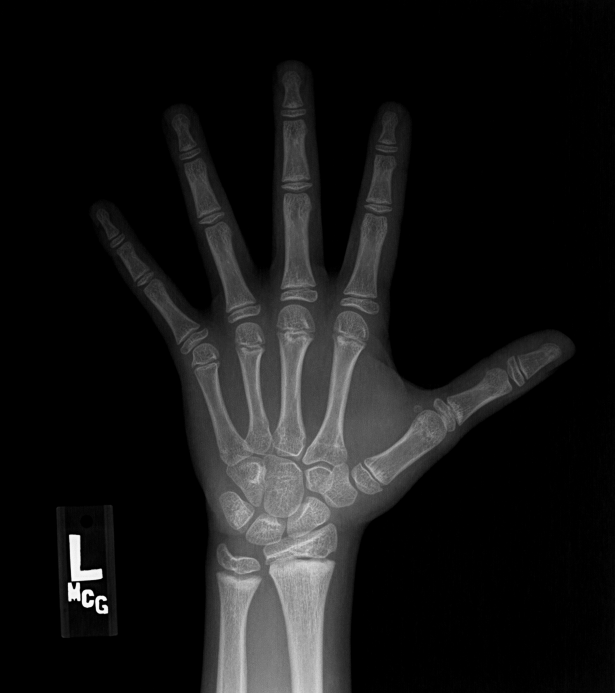
#> input picture backend/test/14717.png, 1230 x 1386 px (shown at 1/2 size)
$ python test_test_folder.py
#> lines starting #> are read from the running program, lines starting #| are printed output that depends on the picture; after the words box and inside, x2 and y2 are one past the last pixel; in counts of white or black regions, pixels touching at a corner belong together
### backend/dp_bone_detector_v3.py
"""
DP灰度扩展骨骼检测器 V3
使用BFS/并查集(Union-Find)对灰度值进行聚类分块，并去重合并重叠区域

关键改进：
1. BFS聚类分块
2. Union-Find合并重叠的分块（去重）
3. 基于YOLO区域进行遮罩（避免YOLO和BFS重叠）
4. DP灰度扩展找到恰好23个骨骼
"""

import cv2
import numpy as np
from ultralytics import YOLO
from typing import List, Dict, Optional, Tuple
from collections import deque
import os


class DPV3BoneDetector:
    """
    DP灰度扩展骨骼检测器 V3
    添加去重和遮罩机制
    """

    def __init__(self, model_path: str = None, conf: float = 0.5, imgsz: int = 1024):
        if model_path is None:
            model_path = os.path.join(
                os.path.dirname(__file__),
                "app", "models", "recognize",
                "best.pt"
            )

        self.model_path = model_path
        self.conf = conf
        self.imgsz = imgsz
        self.model = None

        if os.path.exists(model_path):
            self.model = YOLO(model_path)
            print(f"✅ YOLO模型加载成功: {model_path}")

        self.class_names_cn = {
            'DistalPhalanx': '远节指骨',
            'MCP': '掌指关节',
            'MCPFirst': '拇指掌指关节',
            'MiddlePhalanx': '中节指骨',
            'ProximalPhalanx': '近节指骨',
            'Radius': '桡骨',
            'Ulna': '尺骨'
        }

    def detect(self, image: np.ndarray, target_count: int = 23) -> Dict:
        """DP灰度扩展检测流程 V3（带去重）"""
        try:
            orig_h, orig_w = image.shape[:2]
            gray = cv2.cvtColor(image, cv2.COLOR_BGR2GRAY) if len(image.shape) == 3 else image.copy()

            # Step 1: YOLO检测
            print("\nStep 1: YOLO检测...")
            yolo_results = self._yolo_detect(image)
            print(f"  YOLO检测到 {len(yolo_results['regions'])} 个骨骼")

            # 创建YOLO遮罩（用于排除已检测区域）
            yolo_mask = self._create_yolo_mask(gray, yolo_results['regions'])
            print(f"  YOLO遮罩已创建（排除 {np.sum(yolo_mask > 0) / (orig_h * orig_w) * 100:.1f}% 区域）")

            # Step 2: BFS聚类分块（仅在非YOLO区域）
            print("\nStep 2: BFS聚类分块（排除YOLO区域）...")
            initial_blocks = self._bfs_clustering_with_mask(gray, yolo_mask)
            print(f"  BFS初始分块（不含YOLO区域）: {len(initial_blocks)}")

            # Step 3: Union-Find去重合并重叠的分块
            print("\nStep 3: Union-Find去重合并重叠分块...")
            merged_blocks = self._union_find_merge(initial_blocks)
            print(f"  去重合并后: {len(merged_blocks)} 个独立骨骼")

            # Step 4: 学习初始灰度范围
            print("\nStep 4: 学习初始灰度范围...")
            initial_gray_range = self._learn_initial_gray_range(gray, yolo_results['regions'])
            print(f"  初始灰度范围: [{initial_gray_range[0]}, {initial_gray_range[1]}]")

            # Step 5: DP灰度扩展
            print(f"\nStep 5: DP灰度扩展，目标{target_count}个骨骼...")
            best_gray_range, dp_history = self._dp_gray_expansion_v3(
                gray,
                merged_blocks,
                yolo_results['regions'],
                initial_gray_range,
                target_count
            )
            print(f"  最佳灰度范围: [{best_gray_range[0]}, {best_gray_range[1]}]")
            print(f"  最终检测数量: {dp_history[-1][2] if dp_history else 0}")

            # Step 6: 使用最佳灰度范围检测
            print("\nStep 6: 使用最佳灰度范围检测...")
            regions = self._detect_with_gray_range(gray, best_gray_range, merged_blocks)
            print(f"  检测到 {len(regions)} 个骨骼")

            # Step 7: 合并YOLO和BFS结果
            print("\nStep 7: 合并YOLO和BFS检测结果...")
            all_regions = yolo_results['regions'] + regions
            hand_side = self._detect_hand_side(all_regions)

            return {
                'success': True,
                'hand_side': hand_side,
                'total_regions': len(all_regions),
                'yolo_count': len(yolo_results['regions']),
                'bfs_count': len(regions),
                'initial_gray_range': initial_gray_range,
                'best_gray_range': best_gray_range,
                'regions': all_regions,
                'dp_history': dp_history,
                'merged_blocks': len(merged_blocks)
            }

        except Exception as e:
            return {'success': False, 'error': str(e), 'regions': []}

    # [188 lines left out: functions _create_yolo_mask, _bfs_clustering_with_mask, _union_find_merge, not called in this run]

    def _yolo_detect(self, image: np.ndarray) -> Dict:
        """YOLO检测"""
        orig_h, orig_w = image.shape[:2]
        resized_image = cv2.resize(image, (self.imgsz, self.imgsz), interpolation=cv2.INTER_LINEAR)

        results = self.model.predict(resized_image, imgsz=self.imgsz, conf=self.conf, verbose=False)

        if not results or len(results) == 0:
            return {'regions': [], 'hand_side': 'unknown'}

        result = results[0]
        boxes = result.boxes

        if boxes is None or len(boxes) == 0:
            return {'regions': [], 'hand_side': 'unknown'}

        regions = []
        scale_x = orig_w / self.imgsz
        scale_y = orig_h / self.imgsz

        for box in boxes:
            cls_id = int(box.cls[0])
            cls_name = result.names[cls_id]
            cls_name_cn = self.class_names_cn.get(cls_name, cls_name)

            x1, y1, x2, y2 = box.xyxy[0].cpu().numpy()
            x1_orig = int(x1 * scale_x)
            y1_orig = int(y1 * scale_y)
            x2_orig = int(x2 * scale_x)
            y2_orig = int(y2 * scale_y)

            cx = (x1_orig + x2_orig) // 2
            cy = (y1_orig + y2_orig) // 2

            regions.append({
                'label': cls_name,
                'label_cn': cls_name_cn,
                'centroid': (cx, cy),
                'bbox_coords': (x1_orig, y1_orig, x2_orig, y2_orig),
                'area': (x2_orig - x1_orig) * (y2_orig - y1_orig),
                'confidence': float(box.conf[0])
            })

        return {'regions': regions, 'hand_side': self._detect_hand_side(regions)}

    # [278 lines left out: functions _learn_initial_gray_range, _dp_gray_expansion_v3, _detect_with_gray_range, _detect_hand_side, visualize, test_dp_v3_detector, not called in this run]


# [2 lines that do not run on import are left out]

### backend/yolo_bone_detector.py
"""
使用YOLO模型直接识别所有手部骨骼关节
基于用户训练的best.pt模型
"""

import cv2
import numpy as np
from ultralytics import YOLO
from typing import List, Dict, Optional, Tuple
import os


class YOLOBoneDetector:
    """
    使用YOLO模型直接识别所有骨骼关节
    """

    def __init__(self, model_path: str = None, conf: float = 0.5, imgsz: int = 1024):
        """
        初始化YOLO骨骼检测器

        Args:
            model_path: 模型路径，默认使用best.pt
            conf: 置信度阈值
            imgsz: 输入图像尺寸
        """
        if model_path is None:
            model_path = os.path.join(
                os.path.dirname(__file__),
                "app", "models", "recognize", "best.pt"
            )

        self.model_path = model_path
        self.conf = conf
        self.imgsz = imgsz

        # 加载模型
        if os.path.exists(model_path):
            self.model = YOLO(model_path)
            print(f"✅ YOLO模型加载成功: {model_path}")
        else:
            print(f"❌ 模型文件不存在: {model_path}")
            self.model = None

        # 骨骼类别名称映射（中英文）
        self.class_names_cn = {
            'DistalPhalanx': '远节指骨',
            'MCP': '掌指关节',
            'MCPFirst': '拇指掌指关节',
            'MiddlePhalanx': '中节指骨',
            'ProximalPhalanx': '近节指骨',
            'Radius': '桡骨',
            'Ulna': '尺骨'
        }

    def detect(self, image: np.ndarray, hand_side: Optional[str] = None) -> Dict:
        """
        使用YOLO检测所有骨骼关节

        Args:
            image: 输入图像
            hand_side: 手性（可选，'left' 或 'right'）

        Returns:
            检测结果字典
        """
        if self.model is None:
            return {
                'success': False,
                'error': '模型未加载',
                'regions': []
            }

        try:
            # 保存原始尺寸
            orig_h, orig_w = image.shape[:2]

            # resize到1024x1024
            resized_image = cv2.resize(image, (self.imgsz, self.imgsz), interpolation=cv2.INTER_LINEAR)

            # YOLO推理
            results = self.model.predict(
                resized_image,
                imgsz=self.imgsz,
                conf=self.conf,
                verbose=False
            )

            if not results or len(results) == 0:
                return {
                    'success': False,
                    'error': 'YOLO未检测到任何对象',
                    'regions': [],
                    'hand_side': hand_side or 'unknown'
                }

            result = results[0]
            boxes = result.boxes

            if boxes is None or len(boxes) == 0:
                return {
                    'success': False,
                    'error': 'YOLO未检测到任何对象',
                    'regions': [],
                    'hand_side': hand_side or 'unknown'
                }

            # 解析检测结果
            regions = []
            scale_x = orig_w / self.imgsz
            scale_y = orig_h / self.imgsz

            for box in boxes:
                # 获取类别
                cls_id = int(box.cls[0])
                cls_name = result.names[cls_id]
                cls_name_cn = self.class_names_cn.get(cls_name, cls_name)

                # 获取边界框坐标（归一化到1024x1024）
                x1, y1, x2, y2 = box.xyxy[0].cpu().numpy()

                # 映射回原始尺寸
                x1_orig = int(x1 * scale_x)
                y1_orig = int(y1 * scale_y)
                x2_orig = int(x2 * scale_x)
                y2_orig = int(y2 * scale_y)

                # 计算中心点
                cx = (x1_orig + x2_orig) // 2
                cy = (y1_orig + y2_orig) // 2

                # 计算面积
                area = (x2_orig - x1_orig) * (y2_orig - y1_orig)

                # 获取置信度
                confidence = float(box.conf[0])

                regions.append({
                    'label': cls_name,
                    'label_cn': cls_name_cn,
                    'centroid': (cx, cy),
                    'bbox': (x1_orig, y1_orig, x2_orig - x1_orig, y2_orig - y1_orig),
                    'bbox_coords': (x1_orig, y1_orig, x2_orig, y2_orig),
                    'area': area,
                    'confidence': confidence,
                    'class_id': cls_id
                })

            # 自动判断手性（基于桡骨和尺骨位置）
            if hand_side is None:
                hand_side = self._detect_hand_side(regions)

            return {
                'success': True,
                'hand_side': hand_side,
                'total_regions': len(regions),
                'regions': regions
            }

        except Exception as e:
            return {
                'success': False,
                'error': str(e),
                'regions': []
            }

    # [167 lines left out: functions _detect_hand_side, visualize, test_yolo_detector, not called in this run]


# [2 lines that do not run on import are left out]

### backend/hybrid_yolo_cv_detector.py
"""
混合检测方案：YOLO + 传统CV
1. YOLO识别21个骨骼关节
2. 学习这21个骨骼的灰度特征
3. 排除这21个区域
4. 用扫描线和FloodFill找剩余的2个腕骨
"""

import cv2
import numpy as np
from ultralytics import YOLO
from typing import List, Dict, Optional, Tuple, Set
from collections import deque
import os


class HybridBoneDetector:
    """
    混合骨骼检测器
    结合YOLO的准确性和传统CV的补充能力
    """

    def __init__(self, model_path: str = None, conf: float = 0.5, imgsz: int = 1024):
        """初始化"""
        if model_path is None:
            model_path = os.path.join(
                os.path.dirname(__file__),
                "app", "models", "recognize", "best.pt"
            )

        self.model_path = model_path
        self.conf = conf
        self.imgsz = imgsz
        self.model = None

        if os.path.exists(model_path):
            self.model = YOLO(model_path)
            print(f"✅ YOLO模型加载成功: {model_path}")

        self.class_names_cn = {
            'DistalPhalanx': '远节指骨',
            'MCP': '掌指关节',
            'MCPFirst': '拇指掌指关节',
            'MiddlePhalanx': '中节指骨',
            'ProximalPhalanx': '近节指骨',
            'Radius': '桡骨',
            'Ulna': '尺骨'
        }

    def detect(self, image: np.ndarray) -> Dict:
        """
        混合检测流程
        """
        if self.model is None:
            return {'success': False, 'error': '模型未加载', 'regions': []}

        try:
            orig_h, orig_w = image.shape[:2]
            gray = cv2.cvtColor(image, cv2.COLOR_BGR2GRAY) if len(image.shape) == 3 else image.copy()

            # Step 1: YOLO检测21个骨骼
            print("Step 1: YOLO检测骨骼...")
            yolo_results = self._yolo_detect(image)
            print(f"  YOLO检测到 {len(yolo_results['regions'])} 个骨骼")

            # Step 2: 学习YOLO检测骨骼的灰度特征
            print("Step 2: 学习骨骼灰度特征...")
            bone_gray_info = self._learn_bone_gray_features(gray, yolo_results['regions'])
            print(f"  骨骼灰度范围: [{bone_gray_info['low']}, {bone_gray_info['high']}]")
            print(f"  骨骼灰度均值: {bone_gray_info['mean']:.2f}")
            print(f"  骨骼灰度标准差: {bone_gray_info['std']:.2f}")

            # Step 3: 排除YOLO检测区域
            print("Step 3: 排除已检测区域...")
            excluded_mask = self._create_exclusion_mask(gray, yolo_results['regions'])
            excluded_ratio = np.sum(excluded_mask > 0) / (gray.shape[0] * gray.shape[1]) * 100
            print(f"  排除区域比例: {excluded_ratio:.1f}%")

            # Step 4: 在剩余区域用FloodFill找腕骨
            print("Step 4: FloodFill检测剩余骨骼...")
            remaining_regions = self._floodfill_detect_remaining(gray, excluded_mask, bone_gray_info)
            print(f"  找到 {len(remaining_regions)} 个剩余骨骼")

            # Step 5: 合并结果
            print("Step 5: 合并检测结果...")
            all_regions = yolo_results['regions'] + remaining_regions

            # 判断手性
            hand_side = self._detect_hand_side(all_regions)

            return {
                'success': True,
                'hand_side': hand_side,
                'total_regions': len(all_regions),
                'yolo_regions': len(yolo_results['regions']),
                'remaining_regions': len(remaining_regions),
                'regions': all_regions,
                'bone_gray_info': bone_gray_info
            }

        except Exception as e:
            return {'success': False, 'error': str(e), 'regions': []}

    # [307 lines left out: functions _yolo_detect, _learn_bone_gray_features, _create_exclusion_mask, _floodfill_detect_remaining, _detect_hand_side, visualize and 1 more, not called in this run]


# [2 lines that do not run on import are left out]

### backend/test_test_folder.py
"""
测试test文件夹下的图片
测试YOLO、DP V3和Hybrid混合检测算法
"""

import cv2
import numpy as np
import os
from yolo_bone_detector import YOLOBoneDetector
from dp_bone_detector_v3 import DPV3BoneDetector
from hybrid_yolo_cv_detector import HybridBoneDetector

test_folder = "test"
output_folder = "test_results"

def create_comparison_visualization(image, results_list, titles, output_path):
    """创建对比可视化"""
    if len(image.shape) == 2:
        vis = cv2.cvtColor(image, cv2.COLOR_GRAY2BGR)
    else:
        vis = image.copy()

    n = len(results_list)
    h, w = vis.shape[:2]

    total_width = w * n
    total_height = h + 100

    comparison = np.zeros((total_height, total_width, 3), dtype=np.uint8)

    for i, (results, title) in enumerate(zip(results_list, titles)):
        start_x = i * w

        if len(results['regions']) > 0:
            color_map = {
                'DistalPhalanx': (255, 0, 0),
                'MCP': (0, 255, 0),
                'MCPFirst': (0, 255, 255),
                'MiddlePhalanx': (255, 0, 255),
                'ProximalPhalanx': (0, 128, 255),
                'Radius': (128, 0, 255),
                'Ulna': (255, 128, 0),
                'CarpalBone': (128, 128, 255)
            }

            for region in results['regions']:
                label = region.get('label', 'Unknown')
                color = color_map.get(label, (255, 255, 255))

                x1, y1, x2, y2 = region['bbox_coords']

                cv2.rectangle(vis, (x1, y1), (x2, y2), color, 2)
                cx, cy = region['centroid']
                cv2.circle(vis, (cx, cy), 5, color, -1)

                label_cn = region.get('label_cn', label)
                cv2.putText(vis, label_cn, (x1, y1 - 5),
                           cv2.FONT_HERSHEY_SIMPLEX, 0.4, color, 1)
        else:
            cv2.putText(vis, "No detection", (w//4, h//2),
                       cv2.FONT_HERSHEY_SIMPLEX, 1, (0, 0, 255), 2)

        cv2.putText(vis, f"{title}: {results.get('total_regions', 0)} bones",
                   (10, h - 20), cv2.FONT_HERSHEY_SIMPLEX, 0.6, (255, 255, 255), 2)

        comparison[0:h, start_x:start_x+w] = vis

    title_y = h + 30
    for i, title in enumerate(titles):
        x_pos = i * w + 10
        cv2.putText(comparison, title, (x_pos, title_y),
                   cv2.FONT_HERSHEY_SIMPLEX, 0.5, (255, 255, 255), 2)

    cv2.imwrite(output_path, comparison)
    print(f"✅ 对比图已保存: {output_path}")

def test_image(image_path, detector_yolo, detector_dpv3, detector_hybrid):
    """测试单张图片"""
    print(f"\n{'='*80}")
    print(f"🖼️  测试图像: {image_path}")
    print('='*80)

    image = cv2.imread(image_path)
    if image is None:
        print(f"❌ 无法读取图像: {image_path}")
        return

    print(f"图像尺寸: {image.shape}")

    results_yolo = detector_yolo.detect(image)
    print(f"\n1️⃣ YOLO检测结果:")
    if results_yolo['success']:
        print(f"   手性: {results_yolo['hand_side']}")
        print(f"   检测到 {results_yolo['total_regions']} 个骨骼")
    else:
        print(f"   检测失败: {results_yolo.get('error')}")

    results_dpv3 = detector_dpv3.detect(image, target_count=23)
    print(f"\n2️⃣ DP V3检测结果:")
    if results_dpv3['success']:
        print(f"   手性: {results_dpv3['hand_side']}")
        print(f"   YOLO检测: {results_dpv3['yolo_count']} 个")
        print(f"   BFS检测: {results_dpv3['bfs_count']} 个")
        print(f"   总计: {results_dpv3['total_regions']} 个")
        print(f"   最佳灰度范围: [{results_dpv3['best_gray_range'][0]}, {results_dpv3['best_gray_range'][1]}]")
    else:
        print(f"   检测失败: {results_dpv3.get('error')}")

    results_hybrid = detector_hybrid.detect(image)
    print(f"\n3️⃣ Hybrid混合检测结果:")
    if results_hybrid['success']:
        print(f"   手性: {results_hybrid['hand_side']}")
        print(f"   YOLO检测: {results_hybrid['yolo_regions']} 个")
        print(f"   补充检测: {results_hybrid['remaining_regions']} 个")
        print(f"   总计: {results_hybrid['total_regions']} 个")
    else:
        print(f"   检测失败: {results_hybrid.get('error')}")

    output_path = os.path.join(output_folder, f"comparison_{os.path.basename(image_path)}")
    create_comparison_visualization(
        image,
        [results_yolo, results_dpv3, results_hybrid],
        ['YOLO', 'DP V3', 'Hybrid'],
        output_path
    )

    print("\n骨骼详情:")
    print("-" * 80)

    all_results = [
        ('YOLO', results_yolo),
        ('DP V3', results_dpv3),
        ('Hybrid', results_hybrid)
    ]

    for name, results in all_results:
        if results['success'] and results['regions']:
            print(f"\n【{name}】检测到的骨骼:")
            for i, region in enumerate(results['regions'], 1):
                label = region.get('label_cn', 'Unknown')
                centroid = region['centroid']
                area = region.get('area', 0)
                print(f"  {i:>2}. {label:>15} 位置:{centroid} 面积:{area:.0f}")

    return results_yolo, results_dpv3, results_hybrid

def main():
    """主函数"""
    print("="*80)
    print("🔬 骨骼检测算法测试")
    print("="*80)
    print("测试test文件夹下的所有图片")
    print("使用三种检测器:")
    print("  1. YOLO检测器 - 纯YOLO模型检测")
    print("  2. DP V3检测器 - DP灰度扩展检测")
    print("  3. Hybrid检测器 - YOLO+传统CV混合检测")
    print("="*80)

    os.makedirs(output_folder, exist_ok=True)

    print("\n初始化检测器...")
    detector_yolo = YOLOBoneDetector(conf=0.5, imgsz=1024)
    detector_dpv3 = DPV3BoneDetector(conf=0.5, imgsz=1024)
    detector_hybrid = HybridBoneDetector(conf=0.5, imgsz=1024)

    test_images = [
        os.path.join(test_folder, "14717.png"),
        os.path.join(test_folder, "14729.png"),
        os.path.join(test_folder, "14735.png"),
        os.path.join(test_folder, "14750.png")
    ]

    for image_path in test_images:
        if os.path.exists(image_path):
            test_image(image_path, detector_yolo, detector_dpv3, detector_hybrid)
#> in test_image, image is the input picture: shape (1386, 1230, 3); min 0, max 255, mean 22.1
#| 图像尺寸: (1386, 1230, 3)
#> in test_image, `results_yolo = detector_yolo.detect(image)`: results_yolo = {'success': False, 'error': '模型未加载', 'regions': []}
#|    检测失败: 模型未加载
#> in _yolo_detect, `resized_image = cv2.resize(image, (self.imgsz, self.imgsz), interpolat..`:
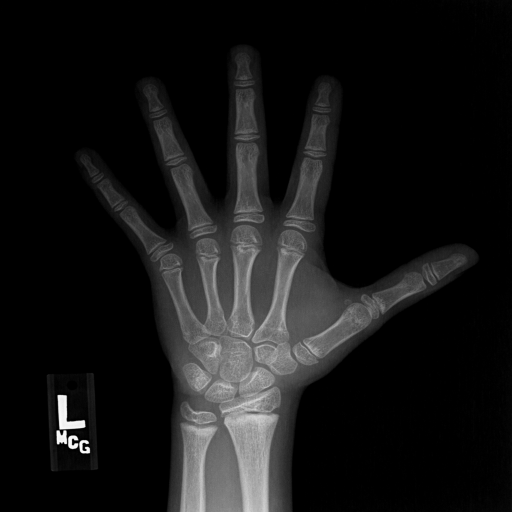
#> resized_image: shape (1024, 1024, 3) (shown at 1/2 size); min 0, max 254, mean 22.1
#> in test_image, `results_dpv3 = detector_dpv3.detect(image, target_count=23)`: results_dpv3 = 3 items
#|    检测失败: 'NoneType' object has no attribute 'predict'
#> in test_image, `results_hybrid = detector_hybrid.detect(image)`: results_hybrid has the same summary as results_yolo
#|    检测失败: 模型未加载
#> after the loop in create_comparison_visualization, `for i, (results, title) in enumerate(zip(results_list, titles)):`:
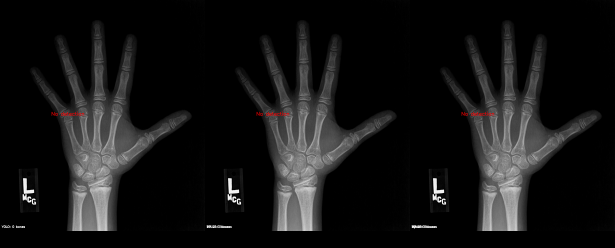
#> comparison: shape (1486, 3690, 3) (shown at 1/6 size); mean B, G, R 20.8, 20.8, 21
#> after the loop in create_comparison_visualization, `for i, (results, title) in enumerate(zip(results_list, titles)):`:
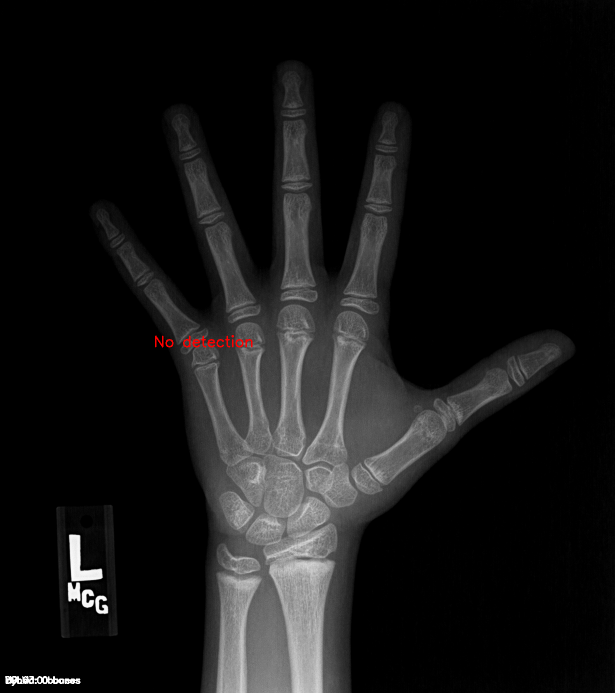
#> vis: shape (1386, 1230, 3) (shown at 1/2 size); 0.18% of pixels changed, all inside (x1, y1, x2, y2) = (10, 670, 505, 1372)
#> the loop in test_image, `for name, results in all_results:` made 3 passes
#> (name, results) on passes 1, 3: ('YOLO', {'success': False, 'error': '模型未加载', 'regions': []}), ('Hybrid', {'success': False, 'error': '模型未加载', 'regions': []})
        else:
            print(f"\n⚠️ 图像不存在: {image_path}")

    print("\n" + "="*80)
    print("✅ 测试完成")
    print(f"结果保存在: {output_folder}")
    print("="*80)

if __name__ == "__main__":
    main()
